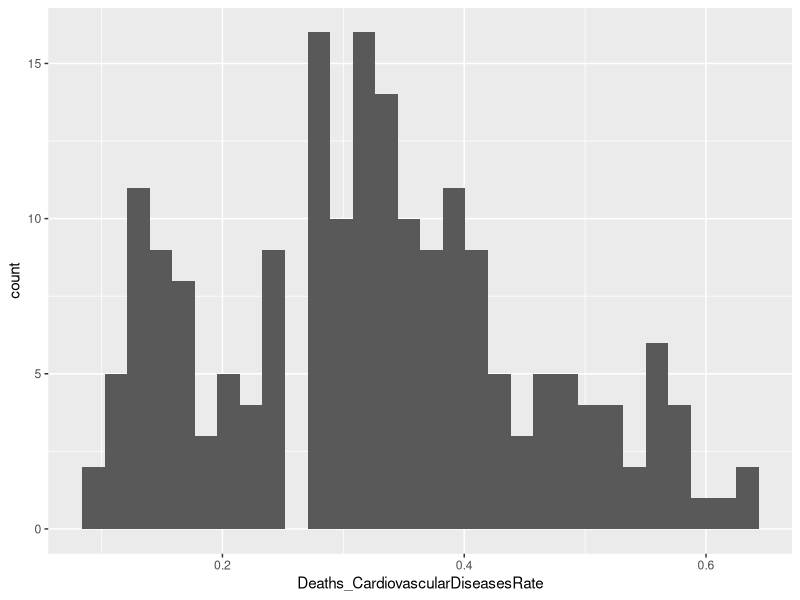
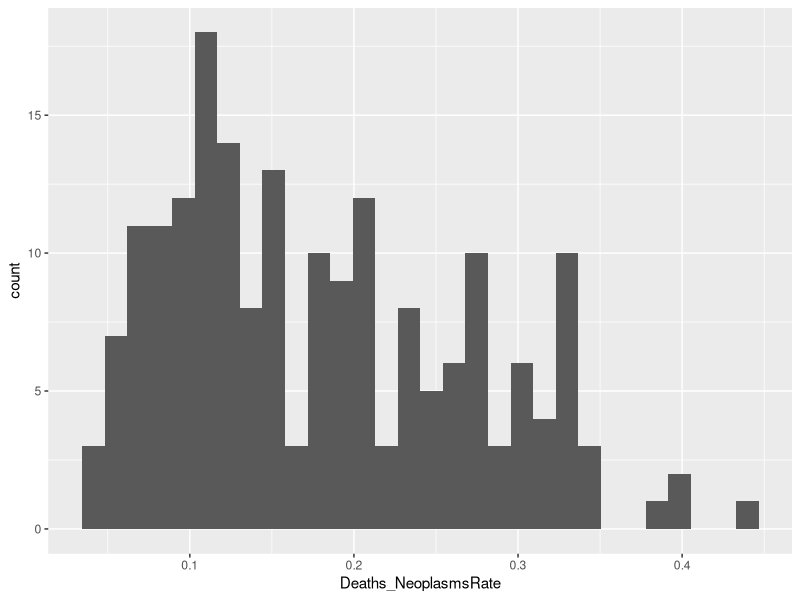
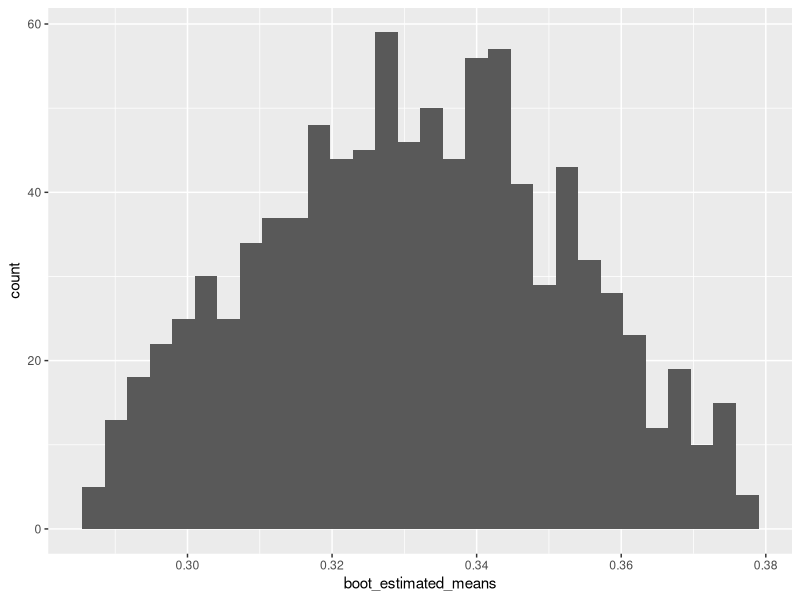

Write the R code that produced these figures, in order.
## ---- chunk 1
knitr::opts_chunk$set(echo = TRUE, warning=FALSE, message=FALSE)
library(tidyverse)
library(knitr)
## ---- chunk 2
# Import the data
bootstrapping_data_cleaned = read.csv('bootstrapping_data_cleaned.csv', 
                                      stringsAsFactors = TRUE)
## ---- chunk 3
# Display a sample of the data
head(bootstrapping_data_cleaned)
## ---- chunk 4
Name <- c('Entity', 
          'Population', 
          'Code', 
          'Year', 
          'Deaths_Meningitis', 
          'Deaths_Neoplasms',
          'Deaths_FireHeatHotSubstances', 
          'Deaths_Malaria', 
          'Deaths_Drowning', 
          'Deaths_InterpersonalViolence', 
          'Deaths_HIVAIDS', 
          'Deaths_DrugUseDisorders',
          'Deaths_Tuberculosis', 
          'Deaths_RoadInjuries', 
          'Deaths_MaternalDisorders', 
          'Deaths_LowerRespiratoryInfections',
          'Deaths_NeonatalDisorders',
          'Deaths_AlcoholUseDisorders',
          'Deaths_ExposureToForcesOfNature',
          'Deaths_DiarrhealDiseases',
          'Deaths_EnvironmentalHeatAndColdExposure',
          'Deaths_NutritionalDeficiencies',
          'Deaths_Selfharm',
          'Deaths_ConflictAndTerrorism',
          'Deaths_DiabetesMellitus',
          'Deaths_Poisonings',
          'Deaths_ProteinEnergyMalnutrition',
          'Deaths_CardiovascularDiseases',
          'Deaths_ChronicKidneyDisease',
          'Deaths_ChronicRespiratoryDiseases',
          'Deaths_CirrhosisOtherChronicLiverDiseases',
          'Deaths_DigestiveDiseases',
          'Deaths_AcuteHepatitis',
          'Deaths_AlzheimersDiseaseOtherDementias',
          'Deaths_ParkinsonsDisease')
Description <- c('Name of Country',                    
                 'Population of Country at Specific Year',                    
                 'Three Letter Country Code',                    
                 'Year for Causes of Deaths',              
                 'Number of Deaths Caused by Meningitis',                
                 'Number of Deaths Caused by Neoplasms',         
                 'Number of Deaths Caused by Fire, Heat, or Hot Substances',                
                 'Number of Deaths Caused by Malaria',      
                 'Number of Deaths Caused by Drowning',                
                 'Number of Deaths Caused by Interpersonal Violence',      
                 'Number of Deaths Caused by HIV/AIDS',                
                 'Number of Deaths Caused by Drug Use Disorders',      
                 'Number of Deaths Caused by Tuberculosis',                
                 'Number of Deaths Caused by Road Injuries',      
                 'Number of Deaths Caused by Maternal Disorders',                
                 'Number of Deaths Caused by Lower Respiratory Infections',      
                 'Number of Deaths Caused by Neonatal Disorders',                
                 'Number of Deaths Caused by Alcohol Use Disorders',      
                 'Number of Deaths Caused by Exposure to Forces of Nature',                
                 'Number of Deaths Caused by Diarrheal Diseases',      
                 'Number of Deaths Caused by Environmental Heat and Cold Exposure',                
                 'Number of Deaths Caused by Nutritional Deficiencies',      
                 'Number of Deaths Caused by Self-Harm',                
                 'Number of Deaths Caused by Conflict and Terrorism',      
                 'Number of Deaths Caused by Diabetes Mellitus',                
                 'Number of Deaths Caused by Poisoning',      
                 'Number of Deaths Caused by Protein Energy Malnutrition',                
                 'Number of Deaths Caused by Cardiovascular Diseases',      
                 'Number of Deaths Caused by Chronic Kidney Disease',                
                 'Number of Deaths Caused by Chronic Respiratory Diseases',      
                 'Number of Deaths Caused by Cirrhosis or Other Chronic Liver Diseases',                
                 'Number of Deaths Caused by Digestive Diseases',      
                 'Number of Deaths Caused by Acute Hepatitis',                
                 'Number of Deaths Caused by Alzheimers Disease or Other Dementias',      
                 'Number of Deaths Caused by Parkinsons Disease')                        
Type <- c('Nominal',  
          'Discrete',   
          'Nominal',
          'Nominal',   
          'Discrete',  
          'Discrete',
          'Discrete',
          'Discrete',
          'Discrete',
          'Discrete',
          'Discrete',
          'Discrete',
          'Discrete',
          'Discrete',
          'Discrete',
          'Discrete',
          'Discrete',
          'Discrete',
          'Discrete',
          'Discrete',
          'Discrete',
          'Discrete',
          'Discrete',
          'Discrete',
          'Discrete',
          'Discrete',
          'Discrete',
          'Discrete',
          'Discrete',
          'Discrete',
          'Discrete',
          'Discrete',
          'Discrete',
          'Discrete',
          'Discrete')
variable_data <- data.frame(Name, Description, Type)
kable(variable_data)
## ---- chunk 5
# Create the total number of reported deaths column
bootstrapping_data_cleaned$Number_Of_Deaths <- rowSums(bootstrapping_data_cleaned[,(5:35)])

# Filter down the data to just include 2019 and just the columns we want
boot_data = bootstrapping_data_cleaned[bootstrapping_data_cleaned$Year == '2019', 
                                       c('Entity', 'Population', 
                                         'Number_Of_Deaths', 'Deaths_Neoplasms',
                                         'Deaths_CardiovascularDiseases')]

# Create the rates columns
boot_data$Deaths_CardiovascularDiseasesRate <- boot_data$Deaths_CardiovascularDiseases / boot_data$Number_Of_Deaths
boot_data$Deaths_NeoplasmsRate <- boot_data$Deaths_Neoplasms / boot_data$Number_Of_Deaths
boot_data$Deaths_CardiovascularDiseasesPopulationRate <- boot_data$Deaths_CardiovascularDiseases / boot_data$Population
boot_data$Deaths_NeoplasmsPopulationRate <- boot_data$Deaths_Neoplasms / boot_data$Population
## ---- chunk 6
# Find cardiovascular disease rate statistics
boot_means <- boot_data %>% summarize(mean_cardiovasculardiseasesrate = mean(Deaths_CardiovascularDiseasesRate),
                                      mean_neoplasmsrate = mean(Deaths_NeoplasmsRate),
                                      sd_cardiovasculardiseasesrate = sd(Deaths_CardiovascularDiseasesRate),
                                      sd_neoplasmsrate = sd(Deaths_NeoplasmsRate))

## ---- chunk 7
# Display a histogram of the cardiovascular diseases rate
ggplot(boot_data, aes(x = Deaths_CardiovascularDiseasesRate)) +
geom_histogram()
## ---- chunk 8
# Display a histogram of the neoplasms rate
ggplot(boot_data, aes(x = Deaths_NeoplasmsRate)) +
geom_histogram()
## ---- chunk 9
# Create our initial sample
boot_initial_sample <- sample(1:nrow(boot_data), 20, replace = FALSE)
## ---- chunk 10
# Create vectors to store new sample means and standard deviations
boot_estimated_means <- rep()
boot_estimated_sds <- rep()
# Create 1,000 new samples and save the means and standard deviations
for (x in 1:1000) {
  boot_new_sample <- sample(boot_initial_sample, 20, replace = TRUE)
  boot_estimated_means <- append(boot_estimated_means,
                                 pull(summarize(boot_data[boot_new_sample,], mean(Deaths_CardiovascularDiseasesRate))))
  boot_estimated_sds <- append(boot_estimated_sds, 
                               pull(summarize(boot_data[boot_new_sample,], sd(Deaths_CardiovascularDiseasesRate))))
}
## ---- chunk 11
# Display some estimated means
head(boot_estimated_means)
## ---- chunk 12
# Display some estimated standard deviations
head(boot_estimated_sds)
## ---- chunk 13
# Sort the estimated means from smallest to largest
boot_estimated_means <- sort(boot_estimated_means)
# Sort the estimated standard deviations from smallest to largest
boot_estimated_sds <- sort(boot_estimated_sds)
# Trim the top and bottom 2.5%
start = length(boot_estimated_means) * 0.025
end = length(boot_estimated_means) * 0.975
boot_estimated_means <- boot_estimated_means[start:end]
boot_estimated_sds <- boot_estimated_sds[start:end]
## ---- chunk 14
# Display a histogram of the cardiovascular diseases deaths estimated population
# means rate
ggplot() +
geom_histogram(aes(boot_estimated_means))
## ---- chunk 15
# Create vectors to store new intercepts and regression parameters
boot_estimated_intercepts <- rep()
boot_estimated_regressionparameters <- rep()
# Create 1,000 new samples and save the means and standard deviations
for (x in 1:1000) {
  boot_new_reg_sample <- sample(boot_initial_sample, 20, replace = TRUE)
  boot_new_lm <- lm(Deaths_CardiovascularDiseasesRate ~ Deaths_NeoplasmsRate,
                    boot_data[boot_new_sample,])
  boot_estimated_intercepts <- append(boot_estimated_intercepts, 
                                      boot_new_lm$coefficients[1])
  boot_estimated_regressionparameters <- append(boot_estimated_regressionparameters, 
                                                boot_new_lm$coefficients[2])
}
## ---- chunk 16
# Sort the estimated means from smallest to largest
boot_estimated_intercepts <- sort(boot_estimated_intercepts)
# Sort the estimated standard deviations from smallest to largest
boot_estimated_regressionparameters <- sort(boot_estimated_regressionparameters)
# Trim the top and bottom 2.5%
start = length(boot_estimated_intercepts) * 0.025
end = length(boot_estimated_intercepts) * 0.975
boot_estimated_intercepts <- boot_estimated_intercepts[start:end]
boot_estimated_regressionparameters <- boot_estimated_regressionparameters[start:end]
## ---- chunk 17
boot_lm <- lm(Deaths_CardiovascularDiseasesRate ~ Deaths_NeoplasmsRate,
              boot_data)
